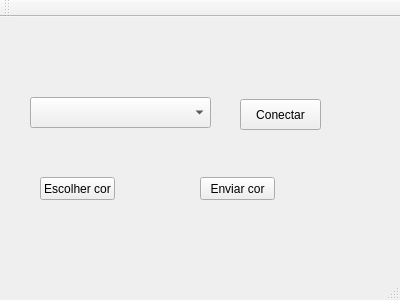
<?xml version="1.0" encoding="UTF-8"?>
<ui version="4.0">
 <class>MainWindow</class>
 <widget class="QMainWindow" name="MainWindow">
  <property name="geometry">
   <rect>
    <x>0</x>
    <y>0</y>
    <width>400</width>
    <height>300</height>
   </rect>
  </property>
  <property name="windowTitle">
   <string>MainWindow</string>
  </property>
  <widget class="QWidget" name="centralWidget">
   <widget class="QComboBox" name="comboBox">
    <property name="geometry">
     <rect>
      <x>30</x>
      <y>80</y>
      <width>181</width>
      <height>31</height>
     </rect>
    </property>
   </widget>
   <widget class="QPushButton" name="pushButton">
    <property name="geometry">
     <rect>
      <x>240</x>
      <y>82</y>
      <width>81</width>
      <height>31</height>
     </rect>
    </property>
    <property name="text">
     <string>Conectar</string>
    </property>
   </widget>
   <widget class="QPushButton" name="pushButton_2">
    <property name="geometry">
     <rect>
      <x>40</x>
      <y>160</y>
      <width>75</width>
      <height>23</height>
     </rect>
    </property>
    <property name="text">
     <string>Escolher cor</string>
    </property>
   </widget>
   <widget class="QPushButton" name="pushButton_3">
    <property name="geometry">
     <rect>
      <x>200</x>
      <y>160</y>
      <width>75</width>
      <height>23</height>
     </rect>
    </property>
    <property name="text">
     <string>Enviar cor</string>
    </property>
   </widget>
  </widget>
  <widget class="QMenuBar" name="menuBar">
   <property name="geometry">
    <rect>
     <x>0</x>
     <y>0</y>
     <width>400</width>
     <height>21</height>
    </rect>
   </property>
  </widget>
  <widget class="QToolBar" name="mainToolBar">
   <attribute name="toolBarArea">
    <enum>TopToolBarArea</enum>
   </attribute>
   <attribute name="toolBarBreak">
    <bool>false</bool>
   </attribute>
  </widget>
  <widget class="QStatusBar" name="statusBar"/>
 </widget>
 <layoutdefault spacing="6" margin="11"/>
 <resources/>
 <connections/>
</ui>
